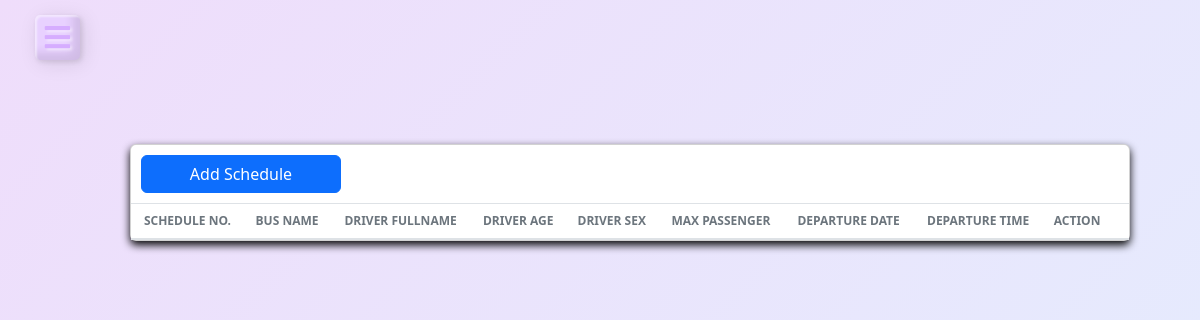
Before: /Driver/myschedule.php (signed in) with the older database file.
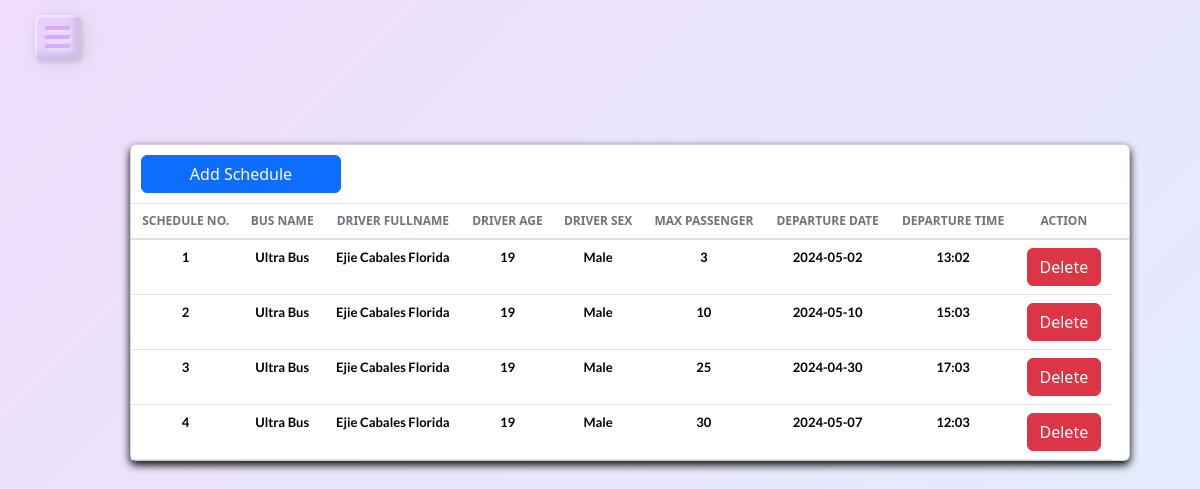
After: the same page with the newer database file.
### tables this page shows
CREATE TABLE `schedules` (
  `id` int(11) NOT NULL,
  `driver_id` int(11) NOT NULL,
  `booked_ticket` int(11) NOT NULL,
  `max_passenger` int(11) NOT NULL,
  `driver_name` varchar(255) NOT NULL,
  `driver_age` varchar(255) NOT NULL,
  `driver_sex` varchar(255) NOT NULL,
  `bus_name` varchar(255) NOT NULL,
  `date` varchar(255) NOT NULL,
  `time` varchar(255) NOT NULL
);

### Driver/myschedule.php (the view, shortened to what this page needs)
<?php
     include('../connnection/conn.php');
     include('../includes/DriverSidebar.php');
?>
<!DOCTYPE html>
<html lang="en">
<head>
    <link rel="stylesheet" href="profile.css">
    <link href="https://stackpath.bootstrapcdn.com/bootstrap/4.5.2/css/bootstrap.min.css" rel="stylesheet">
    <link href="https://cdn.jsdelivr.net/npm/bootstrap@5.3.3/dist/css/bootstrap.min.css" rel="stylesheet">
    <link href='https://unpkg.com/boxicons@2.0.7/css/boxicons.min.css' rel='stylesheet'>
</head>
<body>
    <div class="frame">
        <div class="card">
        <button type="button" class="btn btn-primary" data-bs-toggle="modal" data-bs-target="#modalForAddingSchedule" style = "width: 200px; margin: 10px;">
        Add Schedule
        </button>
        <div class="table-wrapper" style="max-height: 400px; overflow-y: auto;">
            <table class="table align-items-center mb-0" style = "font-size: 12px;">
                  <thead>
                    <tr>
                      <th class="text-uppercase text-secondary text-xxs font-weight-bolder opacity-7">Schedule No.</th>
                      <th class="text-uppercase text-secondary text-xxs font-weight-bolder opacity-7 ps-2">Bus Name</th>
                      <th class="text-center text-uppercase text-secondary text-xxs font-weight-bolder opacity-7">Driver Fullname</th>
                      <th class="text-center text-uppercase text-secondary text-xxs font-weight-bolder opacity-7">Driver Age</th>
                      <th class="text-center text-uppercase text-secondary text-xxs font-weight-bolder opacity-7">Driver Sex</th>
                      <th class="text-center text-uppercase text-secondary text-xxs font-weight-bolder opacity-7">Max Passenger</th>
                      <th class="text-center text-uppercase text-secondary text-xxs font-weight-bolder opacity-7">Departure Date</th>
                      <th class="text-center text-uppercase text-secondary text-xxs font-weight-bolder opacity-7">Departure Time</th>
                      <th class="text-center text-uppercase text-secondary text-xxs font-weight-bolder opacity-7">Action</th>
                      <th class="text-secondary opacity-7"></th>
                    </tr>
                  </thead>
                  <tbody>
                    <?php
                    $driver = $_SESSION['id'];
                                $sqlfoRAllSchedule = "SELECT * FROM schedules WHERE driver_id = $driver";
                                $query = mysqli_query($conn,$sqlfoRAllSchedule);
                                $count = 1;
                                while($check = mysqli_fetch_assoc($query)){
                    ?>
                    <tr>
                    <td>
                        <p style = "color: black; font-size: 13px; font-weight: bold;"><?php echo $count ?></p>
                      </td>
                      <td>
                        <p style = "color: black; font-size: 13px; font-weight: bold;"><?php echo $check['bus_name'] ?></p>
                      </td>
                      <td>
                        <p style = "color: black; font-size: 13px; font-weight: bold;"><?php echo $check['driver_name'] ?></p>
                      </td>
                      <td>
                        <p style = "color: black; font-size: 13px; font-weight: bold;"><?php echo $check['driver_age'] ?></p>
                      </td>
                      <td>
                        <p style = "color: black; font-size: 13px; font-weight: bold;"><?php echo $check['driver_sex'] ?></p>
                      </td>
                      <td>
                        <p style = "color: black; font-size: 13px; font-weight: bold;"><?php echo $check['max_passenger'] ?></p>
                      </td>
                      <td>
                        <p style = "color: black; font-size: 13px; font-weight: bold;"><?php echo $check['date'] ?></p>
                      </td>
                      <td>
                        <p style = "color: black; font-size: 13px; font-weight: bold;"><?php echo $check['time'] ?></p>
                      </td>
                      <td>
                            <a href="DeleteSchedule.php?id=<?php echo $check['id'] ?>" class = "btn btn-danger">Delete</a>
                      </td>
                    </tr>
                        <?php
                        $count++;
                          }
                            ?>
                  </tbody>
                </table>
            </div>
  </div>
</div>
</body>
</html>

Changed rows visible on the page:
added schedules: bus_name "Ultra Bus", driver_name "Ejie Cabales Florida", driver_age "19", driver_sex "Male", max_passenger "3", date "2024-05-02", time "13:02"
added schedules: bus_name "Ultra Bus", driver_name "Ejie Cabales Florida", driver_age "19", driver_sex "Male", max_passenger "10", date "2024-05-10", time "15:03"
added schedules: bus_name "Ultra Bus", driver_name "Ejie Cabales Florida", driver_age "19", driver_sex "Male", max_passenger "25", date "2024-04-30", time "17:03"
added schedules: bus_name "Ultra Bus", driver_name "Ejie Cabales Florida", driver_age "19", driver_sex "Male", max_passenger "30", date "2024-05-07", time "12:03"
